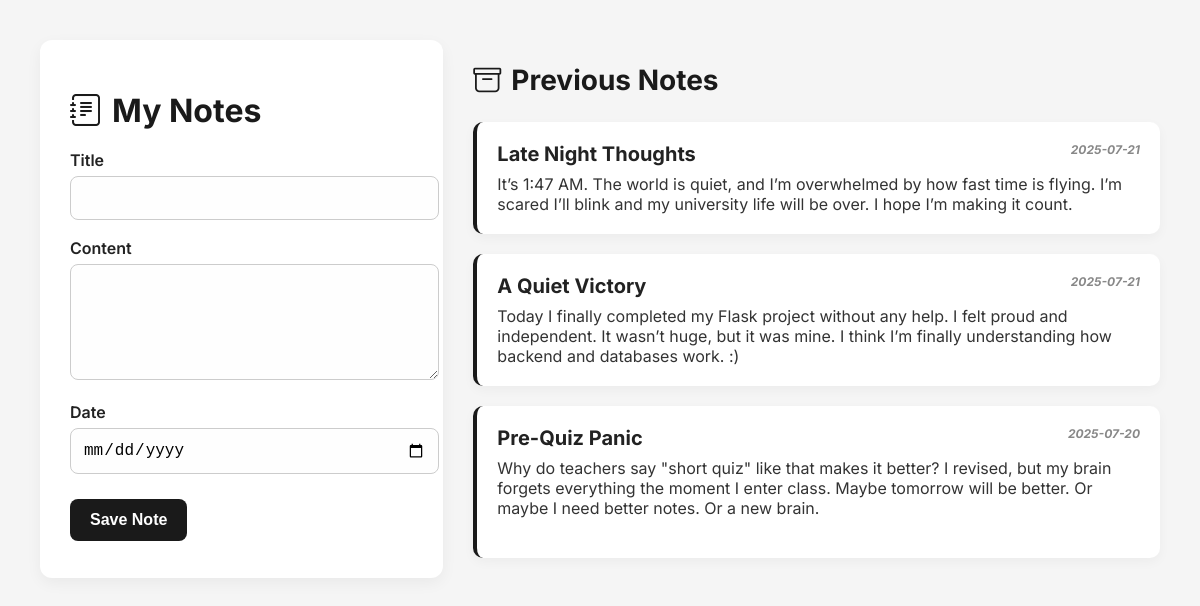
The page / on the database its author committed.
### tables this page shows
CREATE TABLE diary (
    id INTEGER PRIMARY KEY AUTOINCREMENT,
    title TEXT NOT NULL,
    content TEXT NOT NULL,
    date_created TEXT NOT NULL
);

### app.py (the view, shortened to what this page needs)
@app.route('/', methods=['POST', 'GET'])
def home():
    conn = get_db_connection()
    entries = conn.execute('SELECT * FROM diary ORDER BY id DESC').fetchall()
    conn.close()
    return render_template('home.html', entries=entries)

### app.py (called while the page is built)
def get_db_connection():
    conn=sqlite3.connect('data.db')
    conn.row_factory=sqlite3.Row
    return conn

### templates/home.html (shortened to what this page needs)
<!DOCTYPE html>
<html lang="en">
<head>
<link href="https://cdn.jsdelivr.net/npm/bootstrap-icons@1.10.5/font/bootstrap-icons.css" rel="stylesheet">
</head>
<body>
    <div class="container">
        <div class="form-section">
            <h1><i class="bi bi-journal-text"></i> My Notes</h1>
            <form method="POST" action="/">
                <label for="title">Title</label>
                <input type="text" name="title" id="title" required>
                <label for="content">Content</label>
                <textarea name="content" id="content" rows="5" required></textarea>
                <label for="date_created">Date</label>
                <input type="date" name="date_created" id="date_created" required>
                <button type="submit">Save Note</button>
            </form>
        </div>
        <div class="notes-section">
           <h2><i class="bi bi-archive"></i> Previous Notes</h2>
            <ul>
                {% for entry in entries %}
                    <li>
                        <div class="title">
                            {{ entry.title }}
                            <span class="date">{{ entry.date_created }}</span>
                        </div>
                        <div class="content">{{ entry.content }}</div>
                    </li>
                {% else %}
                    <li><div class="content">No notes yet. Start writing something brilliant.</div></li>
                {% endfor %}
            </ul>
        </div>
    </div>
</body>
</html>

### templates/home.html (style rules this page uses)
body { margin: 0; background: #f5f5f5; font-family: 'Inter', sans-serif; color: #222; }
.container { display: flex; flex-direction: row; justify-content: space-between; gap: 30px; padding: 40px; max-width: 1200px; margin: auto; }
.form-section { flex: 1; background: #fff; padding: 30px; border-radius: 12px; box-shadow: 0 5px 15px rgba(0,0,0,0.05); min-width: 300px; max-width: 500px; }
.notes-section { flex: 2; }
h1 { font-size: 32px; color: #1a1a1a; margin-bottom: 20px; }
h2 { font-size: 28px; color: #1a1a1a; margin-bottom: 25px; text-align: center; }
label { display: block; margin-top: 18px; font-weight: 600; }
input[type="text"], input[type="date"], textarea { width: 100%; padding: 12px; margin-top: 6px; border: 1px solid #ccc; border-radius: 8px; font-size: 16px; background: #fefefe; }
button { margin-top: 25px; background-color: #1a1a1a; color: white; padding: 12px 20px; font-size: 16px; border: none; border-radius: 8px; font-weight: 600; cursor: pointer; }
ul { list-style: none; padding: 0; margin: 0; }
li { background: white; padding: 20px; margin-bottom: 20px; border-left: 4px solid #1a1a1a; border-radius: 10px; box-shadow: 0 4px 12px rgba(0,0,0,0.04); }
.title { font-weight: bold; font-size: 20px; margin-bottom: 6px; }
.date { float: right; font-size: 12px; color: #888; font-style: italic; }
.content { margin-top: 8px; color: #333; white-space: pre-wrap; }
body { background: #f5f5f5; font-family: 'Inter', sans-serif; color: #222; }
h1, h2 { display: flex; align-items: center; gap: 10px; }

### rows shown on the page
diary: title "Late Night Thoughts", date_created "2025-07-21", content "It’s 1:47 AM. The world is quiet, and I’m overwhelmed by how fast time is flying. I’m scared I’ll blink and my university life will be over. I hope I’m making it count."
diary: title "A Quiet Victory", date_created "2025-07-21", content "Today I finally completed my Flask project without any help. I felt proud and independent. It wasn’t huge, but it was mine. I think I’m finally understanding how backend and databases work. :)"
diary: title "Pre-Quiz Panic", date_created "2025-07-20", content "Why do teachers say \"short quiz\" like that makes it better? I revised, but my brain forgets everything the moment I enter class. Maybe tomorrow will be better. Or maybe I need better notes. Or a new brain."
